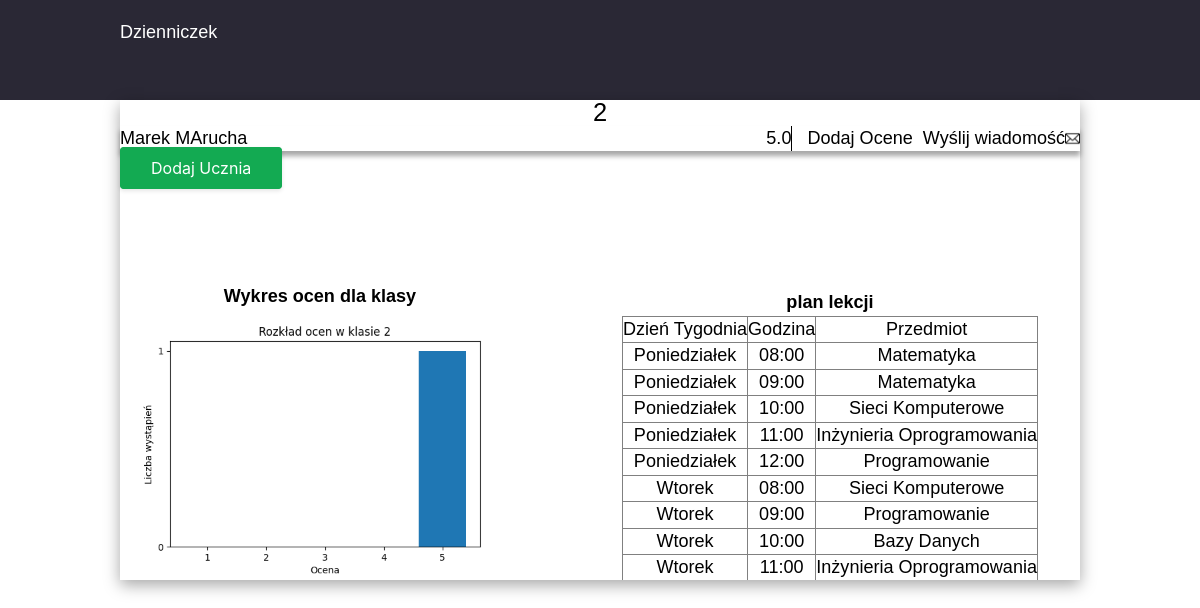
Page /klasa/2 on the committed database.
### model.py (models this page shows, shortened)
class Uczen(db.Model):
    __tablename__ = 'uczniowie'
    id = db.Column(db.Integer, primary_key=True)
    imie = db.Column(db.String(80), nullable=False)
    nazwisko = db.Column(db.String(80), nullable=False)
    login = db.Column(db.String(20), unique=True, nullable=False)
    haslo = db.Column(db.String(20), nullable=False)
    klasa_id = db.Column(db.Integer, db.ForeignKey('klasy.id'), nullable=False)

class Ocena(db.Model):
    __tablename__ = 'oceny'
    id = db.Column(db.Integer, primary_key=True)
    wartosc = db.Column(db.Float, nullable=False)
    uczen_id = db.Column(db.Integer, db.ForeignKey('uczniowie.id'), nullable=False)
    klasa_id = db.Column(db.Integer, db.ForeignKey('klasy.id'), nullable=False)
    uczen = db.relationship('Uczen', backref=db.backref('oceny', lazy=True))
    klasa = db.relationship('Klasa', backref=db.backref('oceny', lazy=True))

class PlanLekcji(db.Model):
    __tablename__ = 'plan_lekcji'
    id = db.Column(db.Integer, primary_key=True)
    klasa_id = db.Column(db.Integer, db.ForeignKey('klasy.id'), nullable=False)
    przedmiot_id = db.Column(db.Integer, db.ForeignKey('przedmioty.id'), nullable=False)
    dzien_tygodnia = db.Column(db.String(20), nullable=False)
    godzina = db.Column(db.String(20), nullable=False)
    def __repr__(self):
        return f'<PlanLekcji Klasa: {self.klasa_id}, Przedmiot: {self.przedmiot_id}, Dzień: {self.dzien_tygodnia}, Godzina: {self.godzina}>'

class Przedmiot(db.Model):
    __tablename__ = 'przedmioty'
    id = db.Column(db.Integer, primary_key=True)
    nazwa = db.Column(db.String(50), nullable=False)
    plan_lekcji = db.relationship('PlanLekcji', backref='przedmiot', lazy=True)

### home.py (the view)
@app.route('/klasa/<string:klasa_id>')
def view_class(klasa_id):
    klasa_solid = Klasa.query.filter_by(nazwa=klasa_id).first()
    uczniowie = Uczen.query.filter_by(klasa_id=klasa_solid.id).all()
    plan = PlanLekcji.query.filter_by(klasa_id=klasa_solid.id).all()
    print(plan, "@@@@")
    if uczniowie:
        return render_template('show_class.html',klasa=klasa_id, uczniowie=uczniowie,plan =plan)
    return render_template('show_class.html',klasa=klasa_id, plan =plan)

### templates/show_class.html (shortened to what this page needs)
{% extends "base.html"%}
{% block head %}
<link rel="stylesheet" href="{{ url_for('static', filename='class.css') }}">
{% endblock %}
{% block content %}
<div class="container">
<div class="class_name">{{klasa}}</div>
{% for uczen in uczniowie %}
    <li class="student">
        {{ uczen.imie }} {{ uczen.nazwisko }}
        <div class="buttons">
            {% set oceny_ucznia = uczen.oceny %}
            {% if oceny_ucznia %}
                {% for ocena in oceny_ucznia %}
                    <p class="oceny">{{ ocena.wartosc }}</p>
                {% endfor %}
            {% else %}
                <p>Brak ocen</p>
            {% endif %}
            <a href="/dodaj_ocene/{{ uczen.id }}/{{ klasa }}">Dodaj Ocene</a>
            <a href="/wyslij_wiadomosc/{{uczen.id}}">Wyślij wiadomość <img class="email" src="{{ url_for('static', filename='images/email.png') }}" /></a>
        </div>
    </li>
{% endfor %}
<a class="button-37"href="/klasa/{{klasa}}/add_student">Dodaj Ucznia</a>
</div>
<div class="container_second">
<div class="grades">
    <h1>Wykres ocen dla klasy</h1>
    <img src="{{ url_for('wykres_ocen', klasa_id=klasa) }}" alt="Wykres ocen" />
</div>
<div class="plan_lekcji">
<h1>plan lekcji</h1>
<table border="1">
    <tr>
        <th>Dzień Tygodnia</th>
        <th>Godzina</th>
        <th>Przedmiot</th>
    </tr>
    {% for lekcja in plan %}
    <tr>
        <td>{{ lekcja.dzien_tygodnia }}</td>
        <td>{{ lekcja.godzina }}</td>
        <td>{{ lekcja.przedmiot.nazwa }}</td>
    </tr>
    {% endfor %}
</table>
</div>
</div>
{% endblock %}

### static/base.css (style rules this page uses)
* { margin: 0; padding: 0; box-sizing: border-box; font-family: Work Sans,Arial,sans-serif; font-size: 1.0625rem; line-height: 1.5rem; font-weight: 500; }
a { color: white; text-decoration: none; }

### static/class.css (style rules this page uses)
.class_name { display: flex; justify-content: center; font-size: 1.5rem; }
a { color: black; }
.button-37 { background-color: #13aa52; border: 1px solid #13aa52; border-radius: 4px; box-shadow: rgba(0, 0, 0, .1) 0 2px 4px 0; box-sizing: border-box; color: #fff; cursor: pointer; font-family: "Akzidenz Grotesk BQ Medium", -apple-system, BlinkMacSystemFont, sans-serif; font-size: 16px; font-weight: 400; outline: none; outline: 0; padding: 10px 25px; text-align: center; transform: translateY(0); transition: transform 150ms, box-shadow 150ms; user-select: none; -webkit-user-select: none; touch-action: manipulation; }
@media (min-width: 768px) { .button-37 { padding: 10px 30px; } }
li { margin-bottom: 5px; display: flex; justify-content: space-between; }
.student { box-shadow: rgba(0, 0, 0, 0.35) 0px 5px 5px; }
.email { width: 15px; }
.buttons { display: flex; justify-content: end; align-items: center; }
li a { margin-left: 10px; display: flex; align-items: center; }
.oceny { margin-right: 5px; border-right: 1px solid black; }
.grades { display: flex; text-align: center; flex-direction: column; justify-content: center; width: 400px; }
.grades h1 { font-weight: 800; }
.plan_lekcji h1 { font-weight: 800; }
.container_second { display: flex; justify-content: space-between; }
.plan_lekcji { width: 500px; text-align: center; max-height: 700px; height: 300px; padding: 10px; align-items: center; overflow-y: auto; }
.plan_lekcji table { overflow-y: auto; overflow-x: auto; height: 300px; margin: auto; border-collapse: collapse; }

### rows in the picture
Uczen: imie "Marek", nazwisko "MArucha"
Ocena: wartosc "5.0"
PlanLekcji: dzien_tygodnia "Poniedziałek", godzina "08:00", przedmiot.nazwa "Matematyka"
PlanLekcji: dzien_tygodnia "Poniedziałek", godzina "09:00", przedmiot.nazwa "Matematyka"
PlanLekcji: dzien_tygodnia "Poniedziałek", godzina "10:00", przedmiot.nazwa "Sieci Komputerowe"
PlanLekcji: dzien_tygodnia "Poniedziałek", godzina "11:00", przedmiot.nazwa "Inżynieria Oprogramowania"
PlanLekcji: dzien_tygodnia "Poniedziałek", godzina "12:00", przedmiot.nazwa "Programowanie"
PlanLekcji: dzien_tygodnia "Wtorek", godzina "08:00", przedmiot.nazwa "Sieci Komputerowe"
PlanLekcji: dzien_tygodnia "Wtorek", godzina "09:00", przedmiot.nazwa "Programowanie"
PlanLekcji: dzien_tygodnia "Wtorek", godzina "10:00", przedmiot.nazwa "Bazy Danych"
PlanLekcji: dzien_tygodnia "Wtorek", godzina "11:00", przedmiot.nazwa "Inżynieria Oprogramowania"

### other values in the picture
{{ klasa }} "2"
